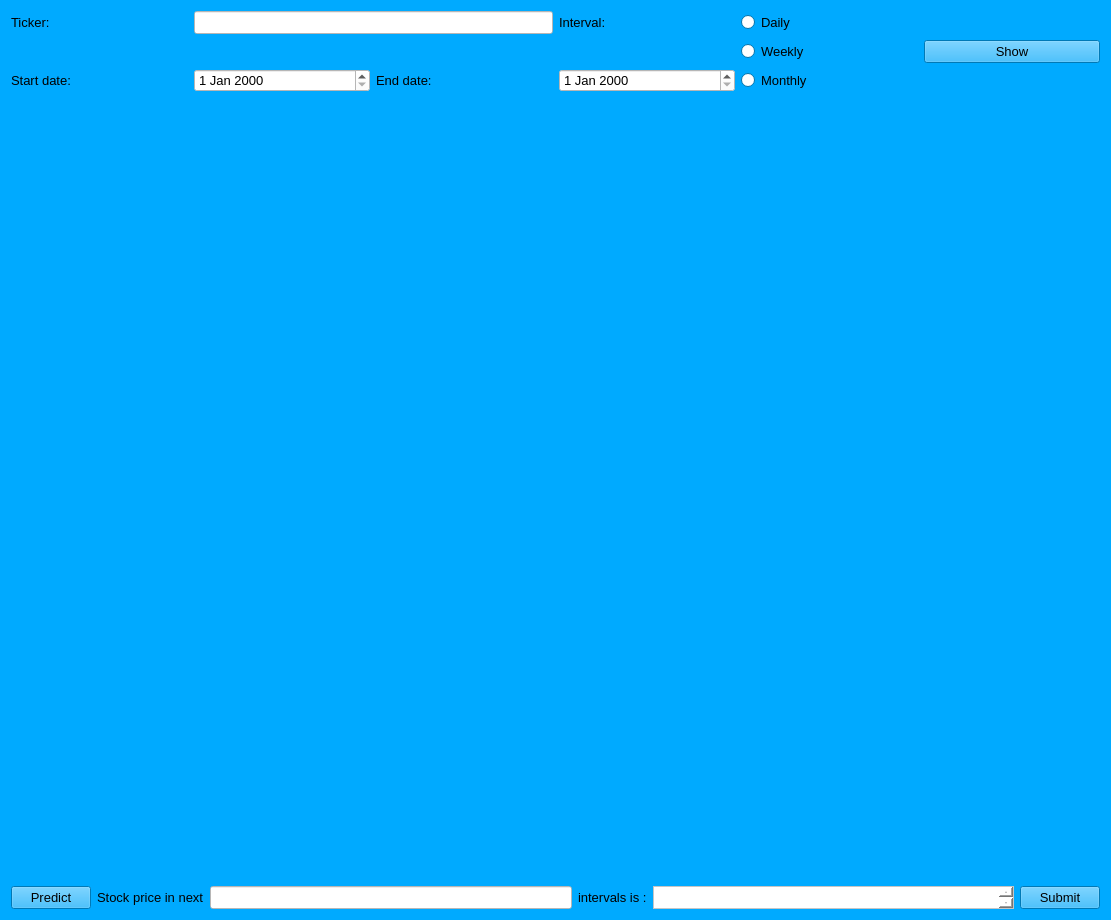
<?xml version="1.0" encoding="UTF-8"?>
<ui version="4.0">
 <class>Form</class>
 <widget class="QWidget" name="Form">
  <property name="geometry">
   <rect>
    <x>0</x>
    <y>0</y>
    <width>1111</width>
    <height>920</height>
   </rect>
  </property>
  <property name="palette">
   <palette>
    <active>
     <colorrole role="WindowText">
      <brush brushstyle="SolidPattern">
       <color alpha="255">
        <red>0</red>
        <green>0</green>
        <blue>0</blue>
       </color>
      </brush>
     </colorrole>
     <colorrole role="Button">
      <brush brushstyle="SolidPattern">
       <color alpha="255">
        <red>0</red>
        <green>170</green>
        <blue>255</blue>
       </color>
      </brush>
     </colorrole>
     <colorrole role="Light">
      <brush brushstyle="SolidPattern">
       <color alpha="255">
        <red>127</red>
        <green>212</green>
        <blue>255</blue>
       </color>
      </brush>
     </colorrole>
     <colorrole role="Midlight">
      <brush brushstyle="SolidPattern">
       <color alpha="255">
        <red>63</red>
        <green>191</green>
        <blue>255</blue>
       </color>
      </brush>
     </colorrole>
     <colorrole role="Dark">
      <brush brushstyle="SolidPattern">
       <color alpha="255">
        <red>0</red>
        <green>85</green>
        <blue>127</blue>
       </color>
      </brush>
     </colorrole>
     <colorrole role="Mid">
      <brush brushstyle="SolidPattern">
       <color alpha="255">
        <red>0</red>
        <green>113</green>
        <blue>170</blue>
       </color>
      </brush>
     </colorrole>
     <colorrole role="Text">
      <brush brushstyle="SolidPattern">
       <color alpha="255">
        <red>0</red>
        <green>0</green>
        <blue>0</blue>
       </color>
      </brush>
     </colorrole>
     <colorrole role="BrightText">
      <brush brushstyle="SolidPattern">
       <color alpha="255">
        <red>255</red>
        <green>255</green>
        <blue>255</blue>
       </color>
      </brush>
     </colorrole>
     <colorrole role="ButtonText">
      <brush brushstyle="SolidPattern">
       <color alpha="255">
        <red>0</red>
        <green>0</green>
        <blue>0</blue>
       </color>
      </brush>
     </colorrole>
     <colorrole role="Base">
      <brush brushstyle="SolidPattern">
       <color alpha="255">
        <red>255</red>
        <green>255</green>
        <blue>255</blue>
       </color>
      </brush>
     </colorrole>
     <colorrole role="Window">
      <brush brushstyle="SolidPattern">
       <color alpha="255">
        <red>0</red>
        <green>170</green>
        <blue>255</blue>
       </color>
      </brush>
     </colorrole>
     <colorrole role="Shadow">
      <brush brushstyle="SolidPattern">
       <color alpha="255">
        <red>0</red>
        <green>0</green>
        <blue>0</blue>
       </color>
      </brush>
     </colorrole>
     <colorrole role="AlternateBase">
      <brush brushstyle="SolidPattern">
       <color alpha="255">
        <red>127</red>
        <green>212</green>
        <blue>255</blue>
       </color>
      </brush>
     </colorrole>
     <colorrole role="ToolTipBase">
      <brush brushstyle="SolidPattern">
       <color alpha="255">
        <red>255</red>
        <green>255</green>
        <blue>220</blue>
       </color>
      </brush>
     </colorrole>
     <colorrole role="ToolTipText">
      <brush brushstyle="SolidPattern">
       <color alpha="255">
        <red>0</red>
        <green>0</green>
        <blue>0</blue>
       </color>
      </brush>
     </colorrole>
     <colorrole role="PlaceholderText">
      <brush brushstyle="SolidPattern">
       <color alpha="128">
        <red>0</red>
        <green>0</green>
        <blue>0</blue>
       </color>
      </brush>
     </colorrole>
    </active>
    <inactive>
     <colorrole role="WindowText">
      <brush brushstyle="SolidPattern">
       <color alpha="255">
        <red>0</red>
        <green>0</green>
        <blue>0</blue>
       </color>
      </brush>
     </colorrole>
     <colorrole role="Button">
      <brush brushstyle="SolidPattern">
       <color alpha="255">
        <red>0</red>
        <green>170</green>
        <blue>255</blue>
       </color>
      </brush>
     </colorrole>
     <colorrole role="Light">
      <brush brushstyle="SolidPattern">
       <color alpha="255">
        <red>127</red>
        <green>212</green>
        <blue>255</blue>
       </color>
      </brush>
     </colorrole>
     <colorrole role="Midlight">
      <brush brushstyle="SolidPattern">
       <color alpha="255">
        <red>63</red>
        <green>191</green>
        <blue>255</blue>
       </color>
      </brush>
     </colorrole>
     <colorrole role="Dark">
      <brush brushstyle="SolidPattern">
       <color alpha="255">
        <red>0</red>
        <green>85</green>
        <blue>127</blue>
       </color>
      </brush>
     </colorrole>
     <colorrole role="Mid">
      <brush brushstyle="SolidPattern">
       <color alpha="255">
        <red>0</red>
        <green>113</green>
        <blue>170</blue>
       </color>
      </brush>
     </colorrole>
     <colorrole role="Text">
      <brush brushstyle="SolidPattern">
       <color alpha="255">
        <red>0</red>
        <green>0</green>
        <blue>0</blue>
       </color>
      </brush>
     </colorrole>
     <colorrole role="BrightText">
      <brush brushstyle="SolidPattern">
       <color alpha="255">
        <red>255</red>
        <green>255</green>
        <blue>255</blue>
       </color>
      </brush>
     </colorrole>
     <colorrole role="ButtonText">
      <brush brushstyle="SolidPattern">
       <color alpha="255">
        <red>0</red>
        <green>0</green>
        <blue>0</blue>
       </color>
      </brush>
     </colorrole>
     <colorrole role="Base">
      <brush brushstyle="SolidPattern">
       <color alpha="255">
        <red>255</red>
        <green>255</green>
        <blue>255</blue>
       </color>
      </brush>
     </colorrole>
     <colorrole role="Window">
      <brush brushstyle="SolidPattern">
       <color alpha="255">
        <red>0</red>
        <green>170</green>
        <blue>255</blue>
       </color>
      </brush>
     </colorrole>
     <colorrole role="Shadow">
      <brush brushstyle="SolidPattern">
       <color alpha="255">
        <red>0</red>
        <green>0</green>
        <blue>0</blue>
       </color>
      </brush>
     </colorrole>
     <colorrole role="AlternateBase">
      <brush brushstyle="SolidPattern">
       <color alpha="255">
        <red>127</red>
        <green>212</green>
        <blue>255</blue>
       </color>
      </brush>
     </colorrole>
     <colorrole role="ToolTipBase">
      <brush brushstyle="SolidPattern">
       <color alpha="255">
        <red>255</red>
        <green>255</green>
        <blue>220</blue>
       </color>
      </brush>
     </colorrole>
     <colorrole role="ToolTipText">
      <brush brushstyle="SolidPattern">
       <color alpha="255">
        <red>0</red>
        <green>0</green>
        <blue>0</blue>
       </color>
      </brush>
     </colorrole>
     <colorrole role="PlaceholderText">
      <brush brushstyle="SolidPattern">
       <color alpha="128">
        <red>0</red>
        <green>0</green>
        <blue>0</blue>
       </color>
      </brush>
     </colorrole>
    </inactive>
    <disabled>
     <colorrole role="WindowText">
      <brush brushstyle="SolidPattern">
       <color alpha="255">
        <red>0</red>
        <green>85</green>
        <blue>127</blue>
       </color>
      </brush>
     </colorrole>
     <colorrole role="Button">
      <brush brushstyle="SolidPattern">
       <color alpha="255">
        <red>0</red>
        <green>170</green>
        <blue>255</blue>
       </color>
      </brush>
     </colorrole>
     <colorrole role="Light">
      <brush brushstyle="SolidPattern">
       <color alpha="255">
        <red>127</red>
        <green>212</green>
        <blue>255</blue>
       </color>
      </brush>
     </colorrole>
     <colorrole role="Midlight">
      <brush brushstyle="SolidPattern">
       <color alpha="255">
        <red>63</red>
        <green>191</green>
        <blue>255</blue>
       </color>
      </brush>
     </colorrole>
     <colorrole role="Dark">
      <brush brushstyle="SolidPattern">
       <color alpha="255">
        <red>0</red>
        <green>85</green>
        <blue>127</blue>
       </color>
      </brush>
     </colorrole>
     <colorrole role="Mid">
      <brush brushstyle="SolidPattern">
       <color alpha="255">
        <red>0</red>
        <green>113</green>
        <blue>170</blue>
       </color>
      </brush>
     </colorrole>
     <colorrole role="Text">
      <brush brushstyle="SolidPattern">
       <color alpha="255">
        <red>0</red>
        <green>85</green>
        <blue>127</blue>
       </color>
      </brush>
     </colorrole>
     <colorrole role="BrightText">
      <brush brushstyle="SolidPattern">
       <color alpha="255">
        <red>255</red>
        <green>255</green>
        <blue>255</blue>
       </color>
      </brush>
     </colorrole>
     <colorrole role="ButtonText">
      <brush brushstyle="SolidPattern">
       <color alpha="255">
        <red>0</red>
        <green>85</green>
        <blue>127</blue>
       </color>
      </brush>
     </colorrole>
     <colorrole role="Base">
      <brush brushstyle="SolidPattern">
       <color alpha="255">
        <red>0</red>
        <green>170</green>
        <blue>255</blue>
       </color>
      </brush>
     </colorrole>
     <colorrole role="Window">
      <brush brushstyle="SolidPattern">
       <color alpha="255">
        <red>0</red>
        <green>170</green>
        <blue>255</blue>
       </color>
      </brush>
     </colorrole>
     <colorrole role="Shadow">
      <brush brushstyle="SolidPattern">
       <color alpha="255">
        <red>0</red>
        <green>0</green>
        <blue>0</blue>
       </color>
      </brush>
     </colorrole>
     <colorrole role="AlternateBase">
      <brush brushstyle="SolidPattern">
       <color alpha="255">
        <red>0</red>
        <green>170</green>
        <blue>255</blue>
       </color>
      </brush>
     </colorrole>
     <colorrole role="ToolTipBase">
      <brush brushstyle="SolidPattern">
       <color alpha="255">
        <red>255</red>
        <green>255</green>
        <blue>220</blue>
       </color>
      </brush>
     </colorrole>
     <colorrole role="ToolTipText">
      <brush brushstyle="SolidPattern">
       <color alpha="255">
        <red>0</red>
        <green>0</green>
        <blue>0</blue>
       </color>
      </brush>
     </colorrole>
     <colorrole role="PlaceholderText">
      <brush brushstyle="SolidPattern">
       <color alpha="128">
        <red>0</red>
        <green>0</green>
        <blue>0</blue>
       </color>
      </brush>
     </colorrole>
    </disabled>
   </palette>
  </property>
  <property name="font">
   <font>
    <pointsize>10</pointsize>
   </font>
  </property>
  <property name="windowTitle">
   <string>Form</string>
  </property>
  <property name="styleSheet">
   <string notr="true"/>
  </property>
  <layout class="QVBoxLayout" name="verticalLayout_2">
   <item>
    <layout class="QVBoxLayout" name="verticalLayout">
     <item>
      <layout class="QGridLayout" name="gridLayout">
       <item row="0" column="0">
        <widget class="QLabel" name="label_2">
         <property name="styleSheet">
          <string notr="true">font: 12pt &quot;MS Shell Dlg 2&quot;;</string>
         </property>
         <property name="text">
          <string>Ticker:</string>
         </property>
        </widget>
       </item>
       <item row="0" column="1" colspan="2">
        <widget class="QLineEdit" name="PriceTicker">
         <property name="styleSheet">
          <string notr="true">background-color: rgb(255, 255, 255);</string>
         </property>
        </widget>
       </item>
       <item row="0" column="3">
        <widget class="QLabel" name="label">
         <property name="styleSheet">
          <string notr="true">font: 12pt &quot;MS Shell Dlg 2&quot;;</string>
         </property>
         <property name="text">
          <string>Interval:</string>
         </property>
        </widget>
       </item>
       <item row="0" column="4">
        <widget class="QRadioButton" name="DailyInt">
         <property name="text">
          <string>Daily</string>
         </property>
        </widget>
       </item>
       <item row="1" column="4">
        <widget class="QRadioButton" name="WeeklyInt">
         <property name="text">
          <string>Weekly</string>
         </property>
        </widget>
       </item>
       <item row="1" column="5">
        <widget class="QPushButton" name="PriceShow">
         <property name="styleSheet">
          <string notr="true"/>
         </property>
         <property name="text">
          <string>Show</string>
         </property>
        </widget>
       </item>
       <item row="2" column="0">
        <widget class="QLabel" name="label_3">
         <property name="styleSheet">
          <string notr="true">font: 12pt &quot;MS Shell Dlg 2&quot;;</string>
         </property>
         <property name="text">
          <string>Start date:</string>
         </property>
        </widget>
       </item>
       <item row="2" column="1">
        <widget class="QDateEdit" name="StartDate">
         <property name="styleSheet">
          <string notr="true">background-color: rgb(255, 255, 255);</string>
         </property>
        </widget>
       </item>
       <item row="2" column="2">
        <widget class="QLabel" name="label_4">
         <property name="styleSheet">
          <string notr="true">font: 12pt &quot;MS Shell Dlg 2&quot;;</string>
         </property>
         <property name="text">
          <string>End date:</string>
         </property>
        </widget>
       </item>
       <item row="2" column="3">
        <widget class="QDateEdit" name="EndDate">
         <property name="styleSheet">
          <string notr="true">background-color: rgb(255, 255, 255);</string>
         </property>
        </widget>
       </item>
       <item row="2" column="4">
        <widget class="QRadioButton" name="MonthlyInt">
         <property name="text">
          <string>Monthly</string>
         </property>
        </widget>
       </item>
      </layout>
     </item>
     <item>
      <widget class="MplWidget" name="PricePlot" native="true">
       <property name="minimumSize">
        <size>
         <width>300</width>
         <height>500</height>
        </size>
       </property>
       <property name="palette">
        <palette>
         <active>
          <colorrole role="WindowText">
           <brush brushstyle="SolidPattern">
            <color alpha="255">
             <red>0</red>
             <green>0</green>
             <blue>0</blue>
            </color>
           </brush>
          </colorrole>
          <colorrole role="Button">
           <brush brushstyle="SolidPattern">
            <color alpha="255">
             <red>85</red>
             <green>170</green>
             <blue>255</blue>
            </color>
           </brush>
          </colorrole>
          <colorrole role="Light">
           <brush brushstyle="SolidPattern">
            <color alpha="255">
             <red>212</red>
             <green>234</green>
             <blue>255</blue>
            </color>
           </brush>
          </colorrole>
          <colorrole role="Midlight">
           <brush brushstyle="SolidPattern">
            <color alpha="255">
             <red>148</red>
             <green>202</green>
             <blue>255</blue>
            </color>
           </brush>
          </colorrole>
          <colorrole role="Dark">
           <brush brushstyle="SolidPattern">
            <color alpha="255">
             <red>42</red>
             <green>85</green>
             <blue>127</blue>
            </color>
           </brush>
          </colorrole>
          <colorrole role="Mid">
           <brush brushstyle="SolidPattern">
            <color alpha="255">
             <red>57</red>
             <green>113</green>
             <blue>170</blue>
            </color>
           </brush>
          </colorrole>
          <colorrole role="Text">
           <brush brushstyle="SolidPattern">
            <color alpha="255">
             <red>0</red>
             <green>0</green>
             <blue>0</blue>
            </color>
           </brush>
          </colorrole>
          <colorrole role="BrightText">
           <brush brushstyle="SolidPattern">
            <color alpha="255">
             <red>255</red>
             <green>255</green>
             <blue>255</blue>
            </color>
           </brush>
          </colorrole>
          <colorrole role="ButtonText">
           <brush brushstyle="SolidPattern">
            <color alpha="255">
             <red>0</red>
             <green>0</green>
             <blue>0</blue>
            </color>
           </brush>
          </colorrole>
          <colorrole role="Base">
           <brush brushstyle="SolidPattern">
            <color alpha="255">
             <red>255</red>
             <green>255</green>
             <blue>255</blue>
            </color>
           </brush>
          </colorrole>
          <colorrole role="Window">
           <brush brushstyle="SolidPattern">
            <color alpha="255">
             <red>85</red>
             <green>170</green>
             <blue>255</blue>
            </color>
           </brush>
          </colorrole>
          <colorrole role="Shadow">
           <brush brushstyle="SolidPattern">
            <color alpha="255">
             <red>0</red>
             <green>0</green>
             <blue>0</blue>
            </color>
           </brush>
          </colorrole>
          <colorrole role="AlternateBase">
           <brush brushstyle="SolidPattern">
            <color alpha="255">
             <red>170</red>
             <green>212</green>
             <blue>255</blue>
            </color>
           </brush>
          </colorrole>
          <colorrole role="ToolTipBase">
           <brush brushstyle="SolidPattern">
            <color alpha="255">
             <red>255</red>
             <green>255</green>
             <blue>220</blue>
            </color>
           </brush>
          </colorrole>
          <colorrole role="ToolTipText">
           <brush brushstyle="SolidPattern">
            <color alpha="255">
             <red>0</red>
             <green>0</green>
             <blue>0</blue>
            </color>
           </brush>
          </colorrole>
          <colorrole role="PlaceholderText">
           <brush brushstyle="SolidPattern">
            <color alpha="128">
             <red>0</red>
             <green>0</green>
             <blue>0</blue>
            </color>
           </brush>
          </colorrole>
         </active>
         <inactive>
          <colorrole role="WindowText">
           <brush brushstyle="SolidPattern">
            <color alpha="255">
             <red>0</red>
             <green>0</green>
             <blue>0</blue>
            </color>
           </brush>
          </colorrole>
          <colorrole role="Button">
           <brush brushstyle="SolidPattern">
            <color alpha="255">
             <red>85</red>
             <green>170</green>
             <blue>255</blue>
            </color>
           </brush>
          </colorrole>
          <colorrole role="Light">
           <brush brushstyle="SolidPattern">
            <color alpha="255">
             <red>212</red>
             <green>234</green>
             <blue>255</blue>
            </color>
           </brush>
          </colorrole>
          <colorrole role="Midlight">
           <brush brushstyle="SolidPattern">
            <color alpha="255">
             <red>148</red>
             <green>202</green>
             <blue>255</blue>
            </color>
           </brush>
          </colorrole>
          <colorrole role="Dark">
           <brush brushstyle="SolidPattern">
            <color alpha="255">
             <red>42</red>
             <green>85</green>
             <blue>127</blue>
            </color>
           </brush>
          </colorrole>
          <colorrole role="Mid">
           <brush brushstyle="SolidPattern">
            <color alpha="255">
             <red>57</red>
             <green>113</green>
             <blue>170</blue>
            </color>
           </brush>
          </colorrole>
          <colorrole role="Text">
           <brush brushstyle="SolidPattern">
            <color alpha="255">
             <red>0</red>
             <green>0</green>
             <blue>0</blue>
            </color>
           </brush>
          </colorrole>
          <colorrole role="BrightText">
           <brush brushstyle="SolidPattern">
            <color alpha="255">
             <red>255</red>
             <green>255</green>
             <blue>255</blue>
            </color>
           </brush>
          </colorrole>
          <colorrole role="ButtonText">
           <brush brushstyle="SolidPattern">
            <color alpha="255">
             <red>0</red>
             <green>0</green>
             <blue>0</blue>
            </color>
           </brush>
          </colorrole>
          <colorrole role="Base">
           <brush brushstyle="SolidPattern">
            <color alpha="255">
             <red>255</red>
             <green>255</green>
             <blue>255</blue>
            </color>
           </brush>
          </colorrole>
          <colorrole role="Window">
           <brush brushstyle="SolidPattern">
            <color alpha="255">
             <red>85</red>
             <green>170</green>
             <blue>255</blue>
            </color>
           </brush>
          </colorrole>
          <colorrole role="Shadow">
           <brush brushstyle="SolidPattern">
            <color alpha="255">
             <red>0</red>
             <green>0</green>
             <blue>0</blue>
            </color>
           </brush>
          </colorrole>
          <colorrole role="AlternateBase">
           <brush brushstyle="SolidPattern">
            <color alpha="255">
             <red>170</red>
             <green>212</green>
             <blue>255</blue>
            </color>
           </brush>
          </colorrole>
          <colorrole role="ToolTipBase">
           <brush brushstyle="SolidPattern">
            <color alpha="255">
             <red>255</red>
             <green>255</green>
             <blue>220</blue>
            </color>
           </brush>
          </colorrole>
          <colorrole role="ToolTipText">
           <brush brushstyle="SolidPattern">
            <color alpha="255">
             <red>0</red>
             <green>0</green>
             <blue>0</blue>
            </color>
           </brush>
          </colorrole>
          <colorrole role="PlaceholderText">
           <brush brushstyle="SolidPattern">
            <color alpha="128">
             <red>0</red>
             <green>0</green>
             <blue>0</blue>
            </color>
           </brush>
          </colorrole>
         </inactive>
         <disabled>
          <colorrole role="WindowText">
           <brush brushstyle="SolidPattern">
            <color alpha="255">
             <red>42</red>
             <green>85</green>
             <blue>127</blue>
            </color>
           </brush>
          </colorrole>
          <colorrole role="Button">
           <brush brushstyle="SolidPattern">
            <color alpha="255">
             <red>85</red>
             <green>170</green>
             <blue>255</blue>
            </color>
           </brush>
          </colorrole>
          <colorrole role="Light">
           <brush brushstyle="SolidPattern">
            <color alpha="255">
             <red>212</red>
             <green>234</green>
             <blue>255</blue>
            </color>
           </brush>
          </colorrole>
          <colorrole role="Midlight">
           <brush brushstyle="SolidPattern">
            <color alpha="255">
             <red>148</red>
             <green>202</green>
             <blue>255</blue>
            </color>
           </brush>
          </colorrole>
          <colorrole role="Dark">
           <brush brushstyle="SolidPattern">
            <color alpha="255">
             <red>42</red>
             <green>85</green>
             <blue>127</blue>
            </color>
           </brush>
          </colorrole>
          <colorrole role="Mid">
           <brush brushstyle="SolidPattern">
            <color alpha="255">
             <red>57</red>
             <green>113</green>
             <blue>170</blue>
            </color>
           </brush>
          </colorrole>
          <colorrole role="Text">
           <brush brushstyle="SolidPattern">
            <color alpha="255">
             <red>42</red>
             <green>85</green>
             <blue>127</blue>
            </color>
           </brush>
          </colorrole>
          <colorrole role="BrightText">
           <brush brushstyle="SolidPattern">
            <color alpha="255">
             <red>255</red>
             <green>255</green>
             <blue>255</blue>
            </color>
           </brush>
          </colorrole>
          <colorrole role="ButtonText">
           <brush brushstyle="SolidPattern">
            <color alpha="255">
             <red>42</red>
             <green>85</green>
             <blue>127</blue>
            </color>
           </brush>
          </colorrole>
          <colorrole role="Base">
           <brush brushstyle="SolidPattern">
            <color alpha="255">
             <red>85</red>
             <green>170</green>
             <blue>255</blue>
            </color>
           </brush>
          </colorrole>
          <colorrole role="Window">
           <brush brushstyle="SolidPattern">
            <color alpha="255">
             <red>85</red>
             <green>170</green>
             <blue>255</blue>
            </color>
           </brush>
          </colorrole>
          <colorrole role="Shadow">
           <brush brushstyle="SolidPattern">
            <color alpha="255">
             <red>0</red>
             <green>0</green>
             <blue>0</blue>
            </color>
           </brush>
          </colorrole>
          <colorrole role="AlternateBase">
           <brush brushstyle="SolidPattern">
            <color alpha="255">
             <red>85</red>
             <green>170</green>
             <blue>255</blue>
            </color>
           </brush>
          </colorrole>
          <colorrole role="ToolTipBase">
           <brush brushstyle="SolidPattern">
            <color alpha="255">
             <red>255</red>
             <green>255</green>
             <blue>220</blue>
            </color>
           </brush>
          </colorrole>
          <colorrole role="ToolTipText">
           <brush brushstyle="SolidPattern">
            <color alpha="255">
             <red>0</red>
             <green>0</green>
             <blue>0</blue>
            </color>
           </brush>
          </colorrole>
          <colorrole role="PlaceholderText">
           <brush brushstyle="SolidPattern">
            <color alpha="128">
             <red>0</red>
             <green>0</green>
             <blue>0</blue>
            </color>
           </brush>
          </colorrole>
         </disabled>
        </palette>
       </property>
      </widget>
     </item>
     <item>
      <layout class="QHBoxLayout" name="horizontalLayout">
       <item>
        <widget class="QPushButton" name="PredictButton">
         <property name="styleSheet">
          <string notr="true"/>
         </property>
         <property name="text">
          <string>Predict</string>
         </property>
        </widget>
       </item>
       <item>
        <widget class="QLabel" name="label_5">
         <property name="styleSheet">
          <string notr="true">font: 12pt &quot;MS Shell Dlg 2&quot;;</string>
         </property>
         <property name="text">
          <string>Stock price in next</string>
         </property>
        </widget>
       </item>
       <item>
        <widget class="QLineEdit" name="FuturePeriods">
         <property name="styleSheet">
          <string notr="true">background-color: rgb(255, 255, 255);</string>
         </property>
        </widget>
       </item>
       <item>
        <widget class="QLabel" name="label_6">
         <property name="styleSheet">
          <string notr="true">font: 12pt &quot;MS Shell Dlg 2&quot;;</string>
         </property>
         <property name="text">
          <string>intervals is :</string>
         </property>
        </widget>
       </item>
       <item>
        <widget class="QTextBrowser" name="FuturePrice">
         <property name="enabled">
          <bool>true</bool>
         </property>
         <property name="sizePolicy">
          <sizepolicy hsizetype="Expanding" vsizetype="Fixed">
           <horstretch>0</horstretch>
           <verstretch>0</verstretch>
          </sizepolicy>
         </property>
         <property name="minimumSize">
          <size>
           <width>0</width>
           <height>23</height>
          </size>
         </property>
         <property name="maximumSize">
          <size>
           <width>16777215</width>
           <height>23</height>
          </size>
         </property>
         <property name="baseSize">
          <size>
           <width>0</width>
           <height>0</height>
          </size>
         </property>
         <property name="styleSheet">
          <string notr="true">background-color: rgb(255, 255, 255);
font: 12pt &quot;MS Shell Dlg 2&quot;;</string>
         </property>
        </widget>
       </item>
       <item>
        <widget class="QPushButton" name="PredictButton_2">
         <property name="styleSheet">
          <string notr="true"/>
         </property>
         <property name="text">
          <string>Submit</string>
         </property>
        </widget>
       </item>
      </layout>
     </item>
    </layout>
   </item>
  </layout>
 </widget>
 <customwidgets>
  <customwidget>
   <class>MplWidget</class>
   <extends>QWidget</extends>
   <header>mplwidget.h</header>
   <container>1</container>
  </customwidget>
 </customwidgets>
 <resources/>
 <connections/>
</ui>
